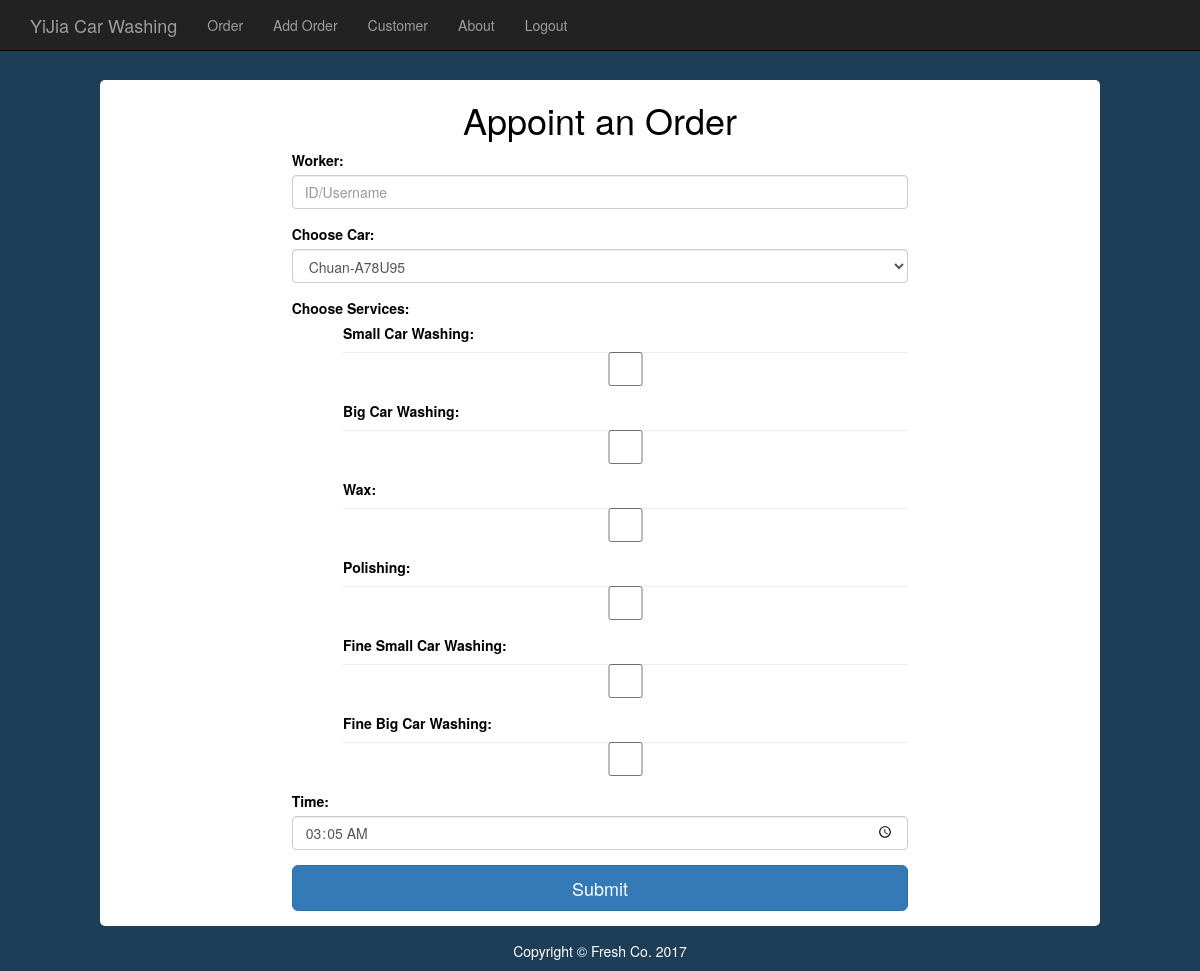
Screenshot of /index.php?page=addorder (signed in) with the database file from the repository.
### tables this page shows
CREATE TABLE IF NOT EXISTS `product_service` (
  `id` int(10) unsigned NOT NULL,
  `product_name` varchar(50) DEFAULT NULL,
  `Price` int(11) DEFAULT NULL,
  `type_id` int(11) DEFAULT NULL
);

### inc/db.php (called while the page is built, shortened)
<?php
 class Mysql{
	function __construct(){
		$this->conn=$this->getConn();
	}
	function getConn(){
        $conn =  mysql_connect('localhost','root','') or die("Cannot connect to server".mysql_error());
        return $conn;
    }
	function fetch($result){
        $row = mysql_fetch_array($result);
        return $row;
    }
	function query($sql){
        $res = mysql_query($sql,$this->conn) or die(mysql_error());
		return $res;
	}
}
$mysql = new Mysql();
?>

### app/addorder.php (the view, shortened to what this page needs)
<div class="col-sm-10 col-sm-offset-1 form-group" style="background:#fff;border-radius:5px;margin-top:30px">
	<h1 class="text-center">Appoint an Order</h1>
	<div class="col-sm-8 col-sm-offset-2">
		<form method="post">
			<div class='form-group'>
				<label for='emp'>Worker: <span id='empName'></span></label>
				<input name='emp_id' id='emp' class='form-control selectid' onchange="selectCus(this,'empQueryRes','empName')" list='empQueryRes' placeholder="ID/Username" onfocus="this.autocomplete='off'" onblur="this.autocomplete='on'">
			</div>
			<div class="form-group">
				<label>Choose Car:</label>
				<select name="id" class="form-control">
				<?php
					$sql_car = "SELECT c.*,CONCAT(username,'-',FirstName,' ',LastName) as user FROM car AS c INNER JOIN customer AS cu ON c.cus_id=cu.id WHERE cus_id ='".$_SESSION['customer_id']."'";
					$result_car = $mysql->query($sql_car);
					while ($row_car = $mysql->fetch($result_car)){
				?>
					<option value="<?php echo $row_car['id']; ?>">
						<?php echo $row_car['plate']; ?>
					</option>
				<?php
					}
				?>
				</select>
			</div>
			<div class="form-group">
				<label>Choose Services:</label>
				<?php
					$sql_service = "SELECT * FROM product_service WHERE type_id = 1 AND Price IS NOT NULL";
					$result_service = $mysql->query($sql_service);
					while ($row_service = $mysql->fetch($result_service)){
				?>
				<div class="form-group col-sm-offset-1">
					<label><?php echo $row_service['product_name']; ?>:</label>
					<input type="checkbox" class='form-control' name="services[]" value="<?php echo $row_service['id']; ?>">
				</div>
				<?php
					}
				?>
			</div>
			<div class="form-group">
				<label>Time:</label>
				<input type="time" class="form-control" name="time" min="<?php echo date('H:m',time());?>" onchange="checkDate()" value="<?php echo date('H:m',time());?>" required>
			</div>
			<div class="form-group">
				<button type="submit" class="btn btn-block btn-lg btn-primary">Submit</button>
			</div>
		</form>
	</div>

### static/css/frontend.css (style rules this page uses)
div { color:black; }

### rows the page displays
product_service: product_name "Small Car Washing"
product_service: product_name "Big Car Washing"
product_service: product_name "Wax"
product_service: product_name "Polishing"
product_service: product_name "Fine Small Car Washing"
product_service: product_name "Fine Big Car Washing"

### other values shown
form field id "Chuan-A78U95"
